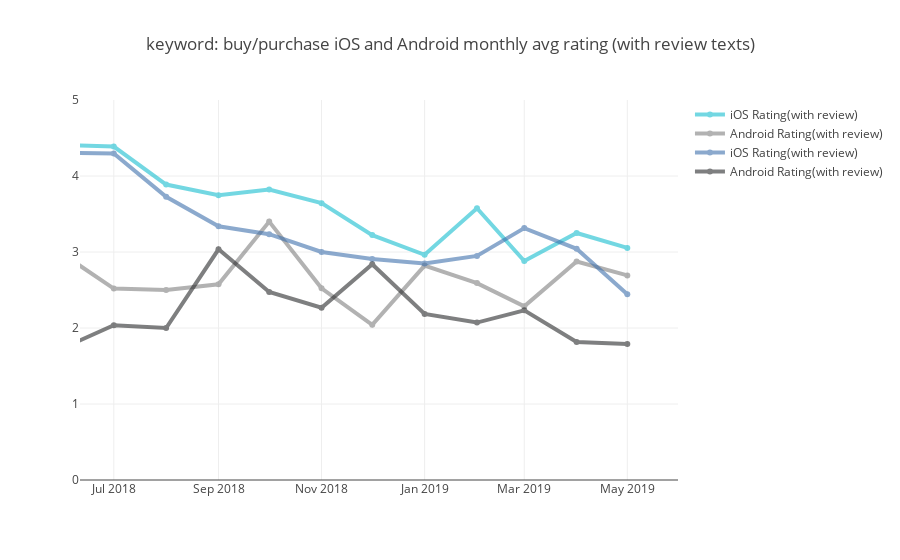

The notebook cell saved with this chart:
### Code cell
#show change

kw = "buy"
kw1 = "purchase"

as_kw_to_review_sub= ios_kw_rating[ios_kw_rating["keyword"] == kw].sort_values("month_start",ascending=False)
gp_kw_to_review_sub = android_kw_rating[android_kw_rating["keyword"] == kw].sort_values("month_start",ascending=False)

as_kw_to_review_sub1= ios_kw_rating[ios_kw_rating["keyword"] == kw1].sort_values("month_start",ascending=False)
gp_kw_to_review_sub1 = android_kw_rating[android_kw_rating["keyword"] == kw1].sort_values("month_start",ascending=False)


# monthly trend
trace_ios = go.Scatter(
                x=as_kw_to_review_sub.month_start,
                y=as_kw_to_review_sub["Rating"],
                name = "iOS Rating(with review)",
                line = dict(color = '#17BECF', width = 4),
                opacity = 0.6)

trace_ios1 = go.Scatter(
                x=as_kw_to_review_sub1.month_start,
                y=as_kw_to_review_sub1["Rating"],
                name = "iOS Rating(with review)",
                line = dict(color = '#3F71AD', width = 4),
                opacity = 0.6)

trace_android = go.Scatter(
                x=gp_kw_to_review_sub.month_start,
                y=gp_kw_to_review_sub["Rating"],
                name = "Android Rating(with review)",
                line = dict(color = '#7F7F7F', width = 4),
                opacity = 0.6)
trace_android1 = go.Scatter(
                x=gp_kw_to_review_sub1.month_start,
                y=gp_kw_to_review_sub1["Rating"],
                name = "Android Rating(with review)",
                line = dict(color = '#2A2B2C', width = 4),
                opacity = 0.6)

data = [trace_ios,trace_android, trace_ios1,trace_android1]

layout = dict(
    title = "keyword: " + kw + "/" + kw1 + " " +"iOS and Android monthly avg rating (with review texts)",
    xaxis = dict(
        range = ['2018-06-11','2019-05-31']),
    yaxis = dict(range = [0,5])
)

fig = dict(data=data, layout=layout)
py.iplot(fig, filename = "Manually Set Range")

### Figure 1 — Plotly figure (JSON) as saved in the notebook; plotly's stock layout.template omitted (floating-point values rounded to 4 significant figures)
{"data": [{"line": {"color": "#17BECF", "width": 4}, "name": "iOS Rating(with review)", "opacity": 0.6, "type": "scatter", "uid": "afcacaf9-7505-4282-ae5c-8d9cf5ce6ce5", "x": ["2019-05-01", "2019-04-01", "2019-03-01", "2019-02-01", "2019-01-01", "2018-12-01", "2018-11-01", "2018-10-01", "2018-09-01", "2018-08-01", "2018-07-01", "2018-06-01", "2018-05-01"], "y": [3.054, 3.25, 2.881, 3.576, 2.963, 3.222, 3.643, 3.821, 3.746, 3.887, 4.387, 4.409, 3.353]}, {"line": {"color": "#7F7F7F", "width": 4}, "name": "Android Rating(with review)", "opacity": 0.6, "type": "scatter", "uid": "d9b02a54-43d1-4693-8571-539cce637076", "x": ["2019-05-01", "2019-04-01", "2019-03-01", "2019-02-01", "2019-01-01", "2018-12-01", "2018-11-01", "2018-10-01", "2018-09-01", "2018-08-01", "2018-07-01", "2018-06-01", "2018-05-01"], "y": [2.692, 2.875, 2.286, 2.591, 2.821, 2.042, 2.522, 3.4, 2.576, 2.5, 2.519, 2.97, 1.692]}, {"line": {"color": "#3F71AD", "width": 4}, "name": "iOS Rating(with review)", "opacity": 0.6, "type": "scatter", "uid": "09e37350-f7cb-4ac9-a2d2-e6c7e296c21a", "x": ["2019-05-01", "2019-04-01", "2019-03-01", "2019-02-01", "2019-01-01", "2018-12-01", "2018-11-01", "2018-10-01", "2018-09-01", "2018-08-01", "2018-07-01", "2018-06-01", "2018-05-01"], "y": [2.444, 3.042, 3.314, 2.949, 2.848, 2.909, 3, 3.234, 3.338, 3.726, 4.296, 4.307, 2.706]}, {"line": {"color": "#2A2B2C", "width": 4}, "name": "Android Rating(with review)", "opacity": 0.6, "type": "scatter", "uid": "b9fd22f7-6cff-46db-ab91-7d4cddf04b20", "x": ["2019-05-01", "2019-04-01", "2019-03-01", "2019-02-01", "2019-01-01", "2018-12-01", "2018-11-01", "2018-10-01", "2018-09-01", "2018-08-01", "2018-07-01", "2018-06-01", "2018-05-01"], "y": [1.789, 1.815, 2.233, 2.071, 2.185, 2.839, 2.267, 2.474, 3.036, 2, 2.036, 1.739, 2]}], "layout": {"title": {"text": "keyword: buy/purchase iOS and Android monthly avg rating (with review texts)"}, "xaxis": {"range": ["2018-06-11", "2019-05-31"]}, "yaxis": {"range": [0, 5]}}}
